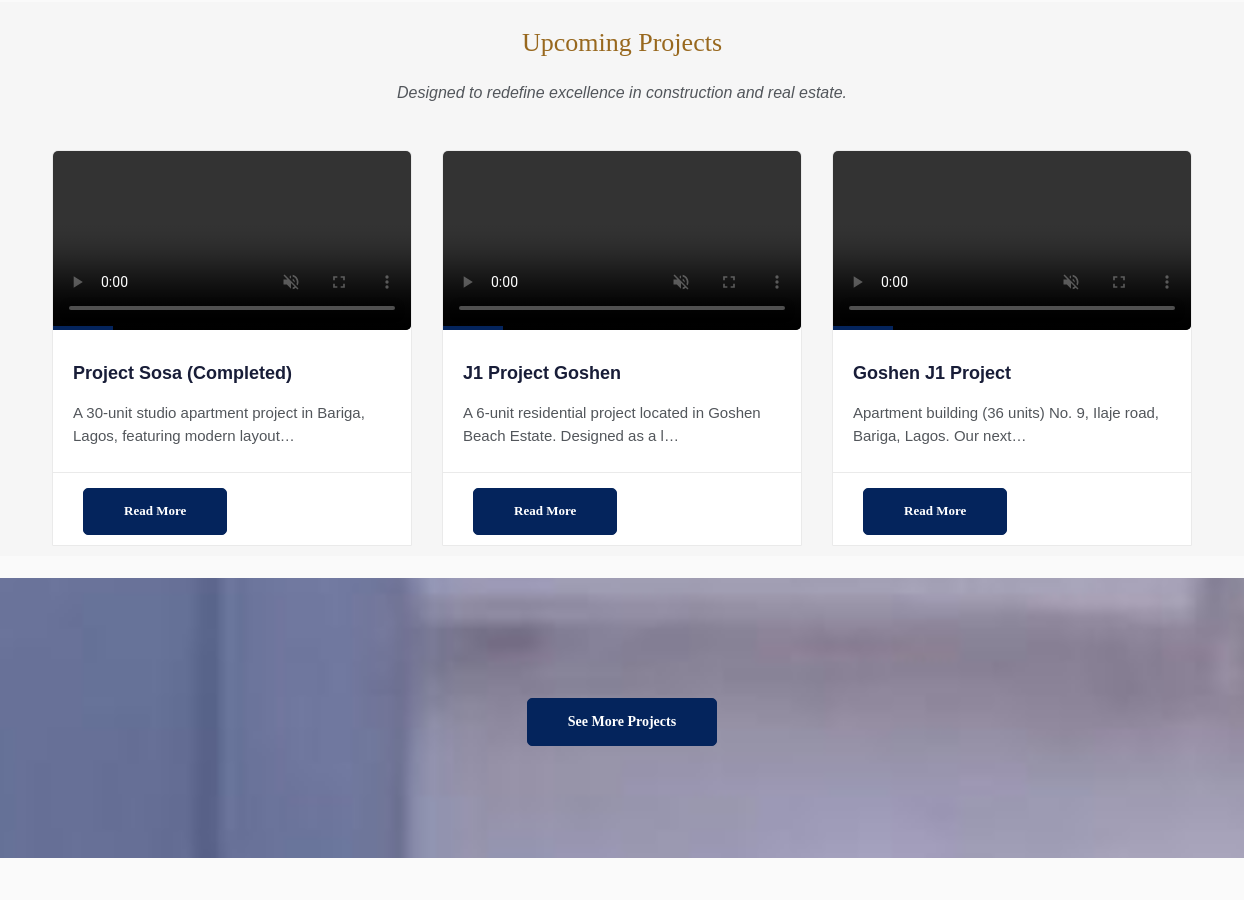
The app's page / (middle part), older data.
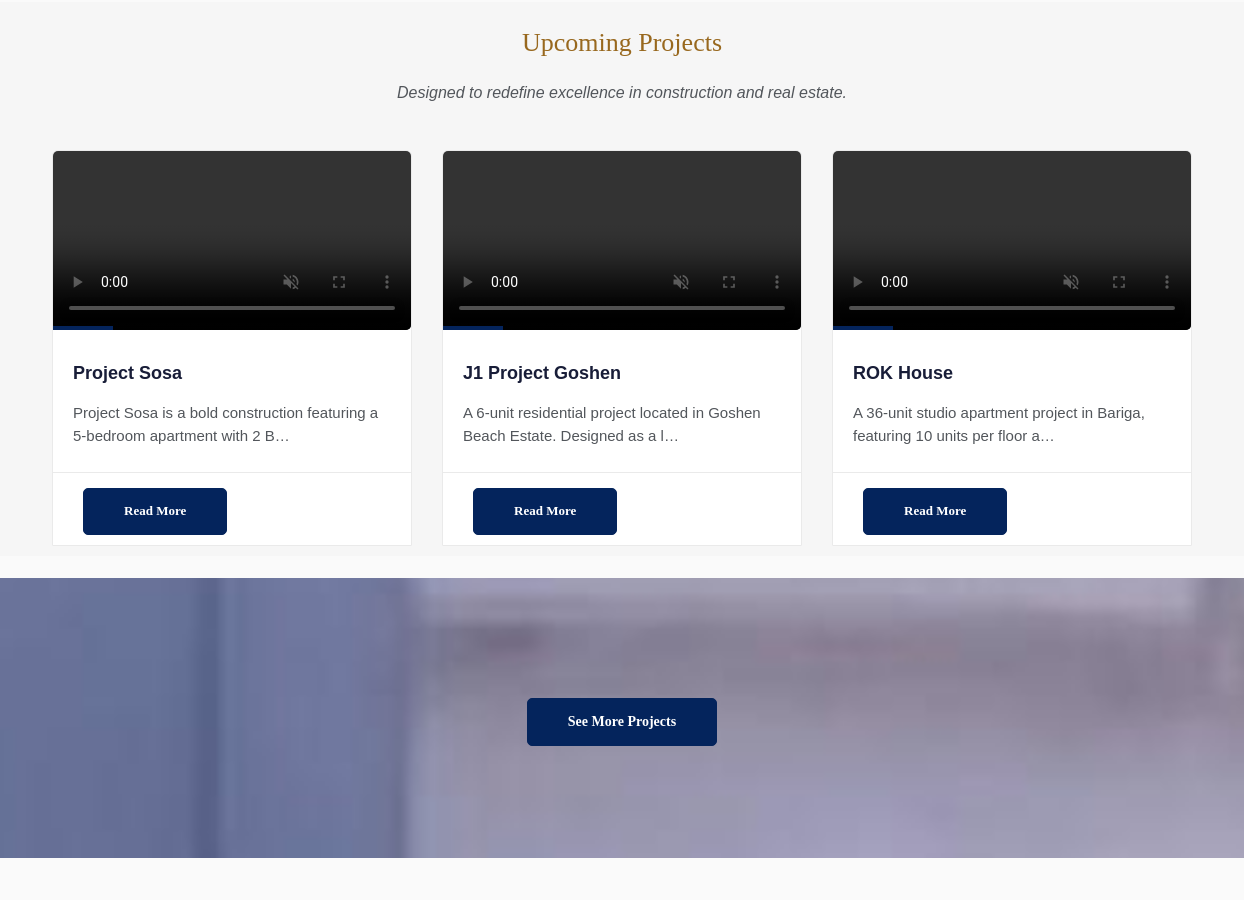
The same page, newer data.
### deus_magnus/models.py (models this page shows, shortened)
class DeusMagnusMainPost(models.Model):
    deus_magnus_title = models.CharField(max_length=255, blank=True, null=True)
    deus_magnus_status = models.CharField(max_length=255, blank=True, null=True)
    deus_magnus_description = models.TextField()
    deus_magnus_slug = models.SlugField (max_length=255,blank=True, null=True)
    deus_manus_video = models.FileField(upload_to='videos/')
    deus_magnus_publish_date = models.DateTimeField (auto_now_add= True)
    deus_magnus_author = models.ForeignKey(User, on_delete=models.CASCADE)
    class Meta:
        ordering =['-deus_magnus_publish_date']

### deus_magnus/views.py (the view)
# urls.py: path('', HomeView.as_view(), name="home"),
class HomeView(ListView):
    model = DeusMagnusMainPost
    template_name = 'deus_magnus/home.html'
    def get_context_data(self, **kwargs):
        context = super().get_context_data(**kwargs)
        context['first_videos'] = Mainvideo.objects.all()
        context['bash_ps'] = BashPicture.objects.all()
        context['second_constructions'] = SecondDeusMagnusMainPicturePost.objects.all()
        context['news_constructions'] = DeusMagnusEventBlog.objects.all()
        return context

### templates/deus_magnus/home.html (shortened to what this page needs)
{% extends "base.html" %}
{% load static %}
{% block content%}
    <br><br>
<br><br><br>
<br><br><br>
<br><br><br>
<br><br><br>
<section class="section gb">
    <div class="container">
        <div class="section-title text-center">
            <h3 style="color: #98681e;">Upcoming Projects</h3>
            <p>Designed to redefine excellence in construction and real estate.</p>
        </div>
        <div class="row">
            {% for post in object_list %}
            <div class="col-lg-4 col-md-12">
                <div class="blog-box">
                    <a href="{% url 'detail' post.pk %}">
                        <div class="image-wrap entry">
                            <video autoplay muted playsinline loop controls width="100%" height="auto"style="border-radius: 5px;">
                                <source src="{{ post.deus_manus_video.url }}" type="video/mp4">
                            </video>
                        </div>
                    </a>
                    <div class="blog-desc">
                        <h4><a href="{% url 'detail' post.pk %}">{{ post.deus_magnus_title }}</a></h4>
                        <p>{{ post.deus_magnus_description|truncatechars:77 }}</p>
                    </div>
                    <div class="post-meta">
                        <div class="btn-wrapper">
                            <a href="{% url 'detail' post.pk %}" class="btn btn-primary" style="border-radius: 5px; font-family: Georgia;">Read More</a>
                        </div>
                    </div>
                </div>
            </div>
            {% endfor %}
        </div>
    </div>
</section><br>
<section class="parallax event-section" data-stellar-background-ratio="0.5" style="background-image:url({% static "images/device.png" %});">
    <div class="container">
        <div class="row">
            <div class="col-md-121">
                <div class="tagline-message event-title text-center">
                    <div class="btn-wrapper">
                        <a href="{% url 'projects' %}" class="btn btn-primary" style="border-radius: 5px;font-family: Georgia;">See More Projects</a>
                    </div>
                </div>
            </div>
        </div>
    </div>
</section><br><br>
<br><br><br>
<br><br><br>
        {% endblock %}

Row changes from the older to the newer data that the page shows:
changed DeusMagnusMainPost: deus_magnus_title "Project Sosa (Completed)" → "Project Sosa"; deus_magnus_description "A 30-unit studio apartment project in Bariga, Lagos, featuring modern layout…" → "Project Sosa is a bold construction featuring a 5-bedroom apartment with 2 B…"
changed DeusMagnusMainPost: deus_magnus_title "Goshen J1 Project" → "ROK House"; deus_magnus_description "Apartment building (36 units) No. 9, Ilaje road, Bariga, Lagos. Our next…" → "A 36-unit studio apartment project in Bariga, featuring 10 units per floor a…"
